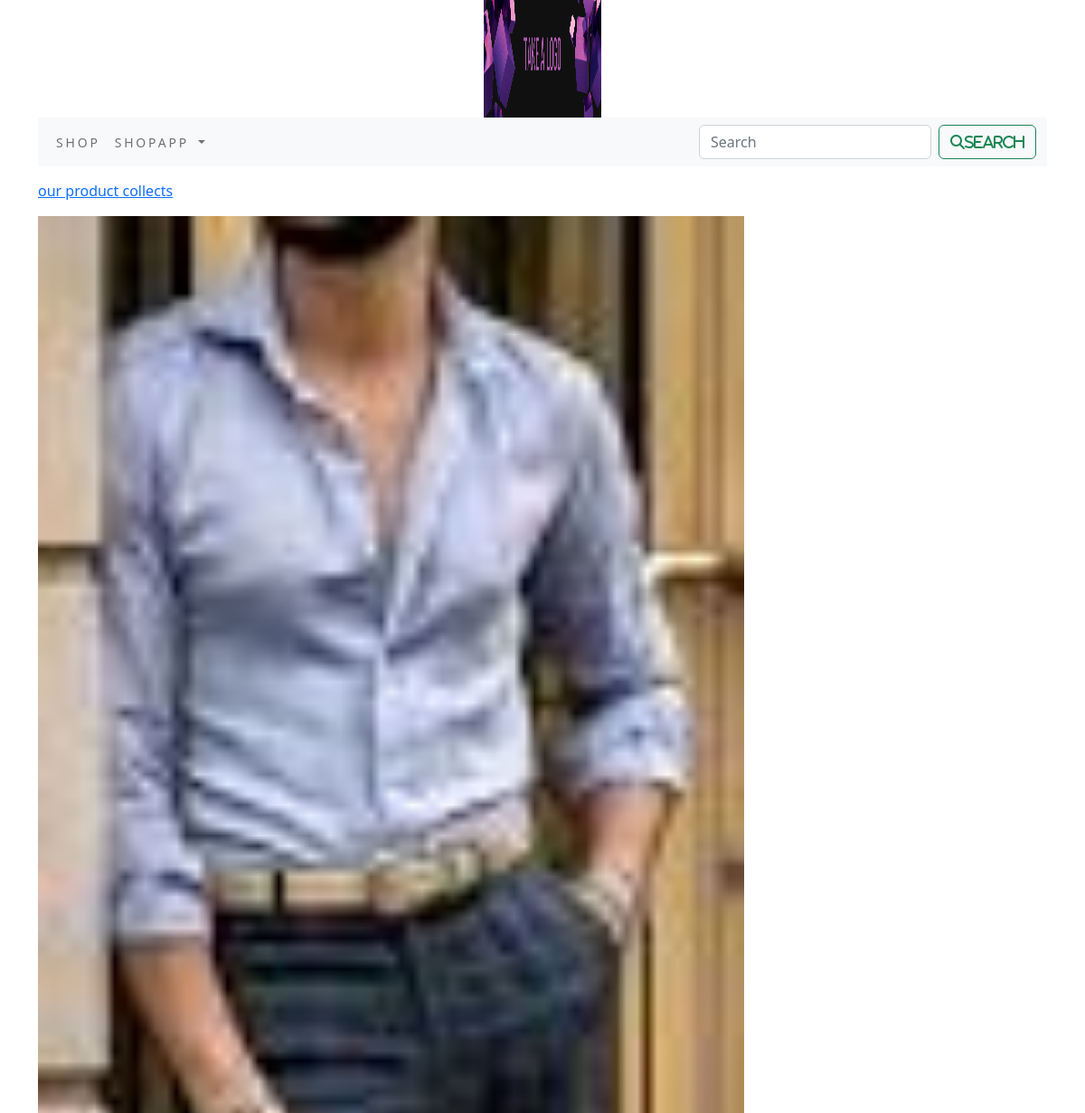
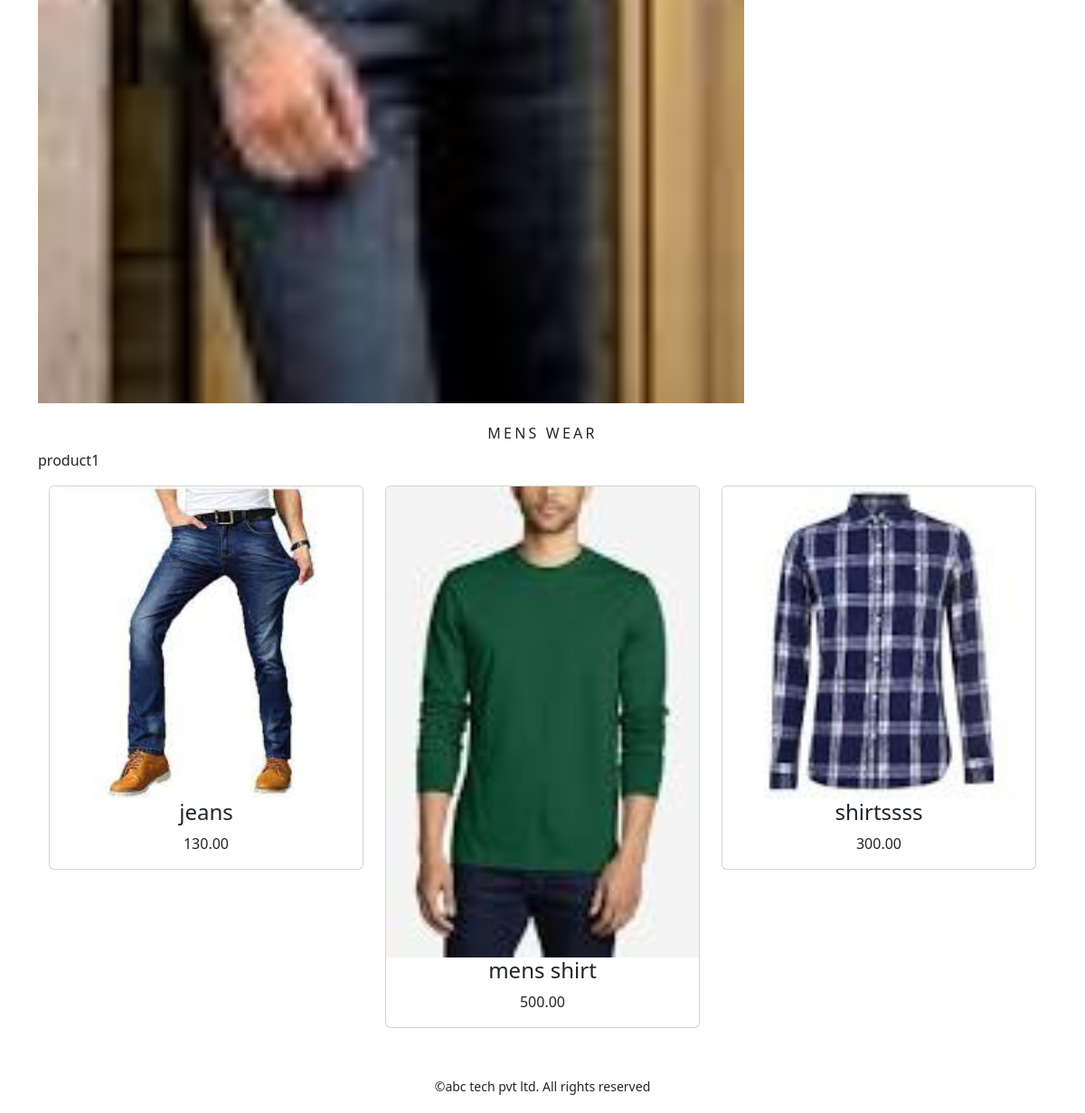
Screenshot of /shopapp/mens-wear/ with the database file from the repository (2 pictures, top to bottom).
### shopapp/models.py (models this page shows, shortened)
class Category(models.Model):
    name = models.CharField(max_length=250, unique=True)
    slug = models.SlugField(max_length=250, unique=True)
    description = models.TextField(blank=True)
    image = models.ImageField(upload_to='category', blank=True)
    class Meta:
        ordering = ('name',)
        verbose_name = 'category'
        verbose_name_plural = 'categories'
    def get_url(self):
        return reverse('shopapp:products_by_category', args=[self.slug])

class Product(models.Model):
    name = models.CharField(max_length=250, unique=True)
    slug = models.SlugField(max_length=250, unique=True)
    description = models.TextField(blank=True)
    price = models.DecimalField(max_digits=10, decimal_places=2)
    category = models.ForeignKey(Category, on_delete=models.CASCADE)
    image = models.ImageField(upload_to='product', blank=True)
    stock = models.IntegerField()
    available = models.BooleanField(default=True)
    created = models.DateTimeField(auto_now_add=True)
    updated = models.DateTimeField(auto_now=True)
    def get_url(self):
        return reverse('shopapp:prodCatDetail',args=[self.category.slug,self.slug])
    class Meta:
        ordering = ('name',)
        verbose_name = 'product'
        verbose_name_plural = 'products'

### shopapp/views.py (the view)
# urls.py: path('', views.allProdCat, name='allProdCat'),
def allProdCat(request, c_slug=None):
    c_page = None
    products_list = None
    if c_slug != None:
        c_page = get_object_or_404(Category, slug=c_slug)
        products_list = Product.objects.all().filter(category=c_page, available=True)
    else:
        products_list = Product.objects.all().filter(available=True)
    paginator = Paginator(products_list, 6)
    try:
        page = int(request.GET.get('page', '1'))
    except:
        page = 1
    try:
        products = paginator.page(page)
    except (EmptyPage, InvalidPage):
        products = paginator.page(paginator.num_pages)
    return render(request, "category.html", {'category': c_page, 'products': products})

### cartapp/context_processors.py (called while the page is built)
def counter(request):
    item_count=0
    if 'admin' in request.path:
        return {}
    else:
        try:
            cart=Cart.objects.filter(cart_id=_cart_id(request))
            cart_items=CartItem.objects.all().filter(cart=cart[:1])
            for cat_item in cart_items:
                item_count += cat_item.quantity
        except Cart.DoesNotExist:
            item_count=0
        return dict(item_count=item_count)

### cartapp/views.py (called while the page is built)
def _cart_id(request):
    cart = request.session.session_key
    if not cart:
        cart = request.session.create()
    return cart

### shopapp/context_processors.py (called while the page is built)
def menu_links(request):
    links=Category.objects.all()
    return dict(links=links)

### templates/category.html (shortened to what this page needs)
{% extends 'base.html' %}
{% load static %}
{% block content %}
{% if category %}
<div>
    <div class="row my_row_class">
        <div class="mx-auto">
        <p><a href = "{% url 'shopapp:allProdCat' %}">our product collects</a></p>
    </div>
         </div>
</div>
{% endif %}
<div class="mx_auto">
     {% if category %}
    <img class="my_image" src ="{{category.image.url}}" alt="{{category.name}}">
</div>
   <br>
<div>
     <h1 class="text-center my_title">{{category.name}}</h1>
     <p class="text-justify">{{category.description}}</p>
</div>
{% endif %}
<div class="container">
    <div class="row mx_auto">
        {% for product in products %}
        <div class="my_bottom_margin col-9 col-sm-12 col-md-4 xol-lg-4">
            <div class="card text-center" style="min-width:18rem;">
                <a href="{{product.get_url}}"><img class="card-img-top my_image" src="{{product.image.url}}"alt="{{product.name}}"></a>
                <div class=-card-body>
                    <h4>{{product.name}}</h4>
                    <p>{{product.price}}</p>
                </div>
            </div>
        </div>
        {% endfor %}
    </div>
    <br>
</div>
{% endblock %}

### static/css/custom.css (style rules this page uses)
body { font-family :'Roboto',sans-serif; }
.my_row_class { padding-top:15px; }
.my_image { width:70%; height:80%; }
.my_title { font-size:16px; text-transform:uppercase; letter-spacing:.2em; }
.my_bottom_margin { margin-bottom:10px; }

### rows the page displays
Category: image (picture), name "MENS WEAR", description "product1"
Product: image (picture), name "jeans", price "130.00"
Product: image (picture), name "mens shirt", price "500.00"
Product: image (picture), name "shirtssss", price "300.00"
